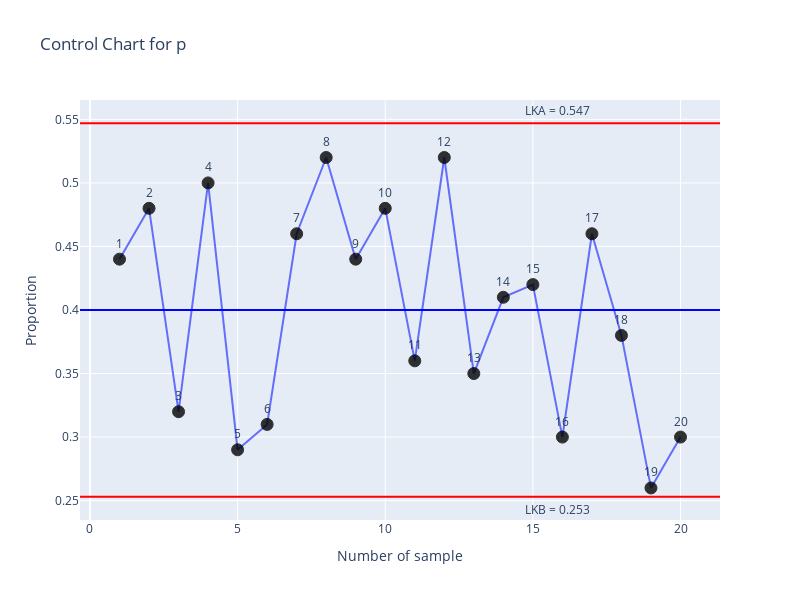

This figure's notebook cell:
### Code cell
fig = go.Figure()
fig.add_trace(go.Scatter(
    x=data["sampel"],
    y=data["prop"],
    mode='lines+markers+text',
    name = 'Proporsi',
    text = labels,
    textposition="top center",
    marker=dict(
        size=12,
        color=['black' if LKB <= y <= LKA else 'red' for y in data["prop"]],
        opacity=0.8,
        line=dict(width=1, color='black')
    )
))

fig.add_hline(y=LKA, line=dict(color='Red'))
fig.add_hline(y=p_bar, line=dict(color='Blue'))
fig.add_hline(y=LKB, line=dict(color='Red'))

fig.add_annotation(text=f"LKA = {round(LKA,4)}", xref="paper", yref="y", x=0.8, y=LKA+0.01, showarrow=False)
fig.add_annotation(text=f"LKB = {round(LKB,4)}", xref="paper", yref="y", x=0.8, y=LKB-0.01, showarrow=False)

fig.update_layout(
    title='Control Chart for p',
    xaxis_title='Number of sample',
    yaxis_title='Proportion',
    width=800,
    height=600
)

### Figure 1 — Plotly figure (JSON) as saved in the notebook; plotly's stock layout.template omitted (floating-point values rounded to 4 significant figures)
{"data": [{"marker": {"color": ["black", "black", "black", "black", "black", "black", "black", "black", "black", "black", "black", "black", "black", "black", "black", "black", "black", "black", "black", "black"], "line": {"color": "black", "width": 1}, "opacity": 0.8, "size": 12}, "mode": "lines+markers+text", "name": "Proporsi", "text": ["1", "2", "3", "4", "5", "6", "7", "8", "9", "10", "11", "12", "13", "14", "15", "16", "17", "18", "19", "20"], "textposition": "top center", "type": "scatter", "x": [1, 2, 3, 4, 5, 6, 7, 8, 9, 10, 11, 12, 13, 14, 15, 16, 17, 18, 19, 20], "y": [0.44, 0.48, 0.32, 0.5, 0.29, 0.31, 0.46, 0.52, 0.44, 0.48, 0.36, 0.52, 0.35, 0.41, 0.42, 0.3, 0.46, 0.38, 0.26, 0.3]}], "layout": {"annotations": [{"showarrow": false, "text": "LKA = 0.547", "x": 0.8, "xref": "paper", "y": 0.557, "yref": "y"}, {"showarrow": false, "text": "LKB = 0.253", "x": 0.8, "xref": "paper", "y": 0.243, "yref": "y"}], "height": 600, "shapes": [{"line": {"color": "Red"}, "type": "line", "x0": 0, "x1": 1, "xref": "x domain", "y0": 0.547, "y1": 0.547, "yref": "y"}, {"line": {"color": "Blue"}, "type": "line", "x0": 0, "x1": 1, "xref": "x domain", "y0": 0.4, "y1": 0.4, "yref": "y"}, {"line": {"color": "Red"}, "type": "line", "x0": 0, "x1": 1, "xref": "x domain", "y0": 0.253, "y1": 0.253, "yref": "y"}], "title": {"text": "Control Chart for p"}, "width": 800, "xaxis": {"title": {"text": "Number of sample"}}, "yaxis": {"title": {"text": "Proportion"}}}}
